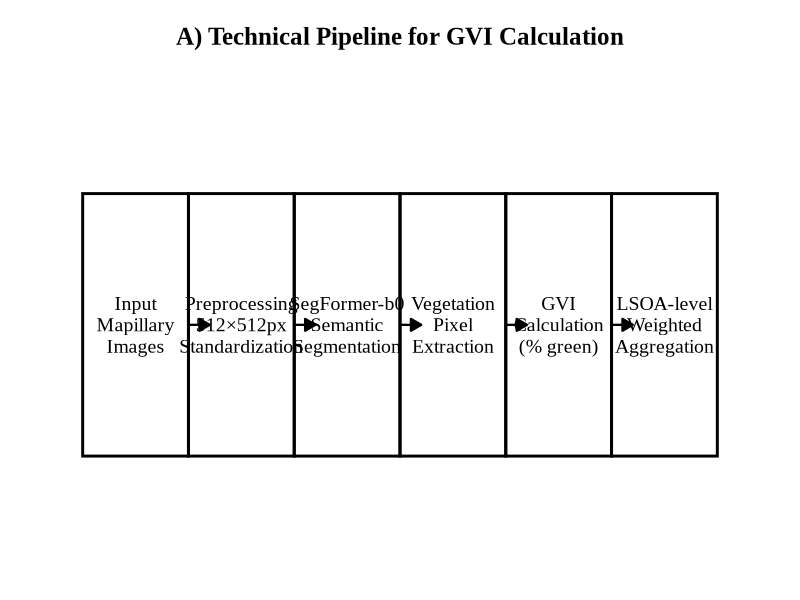
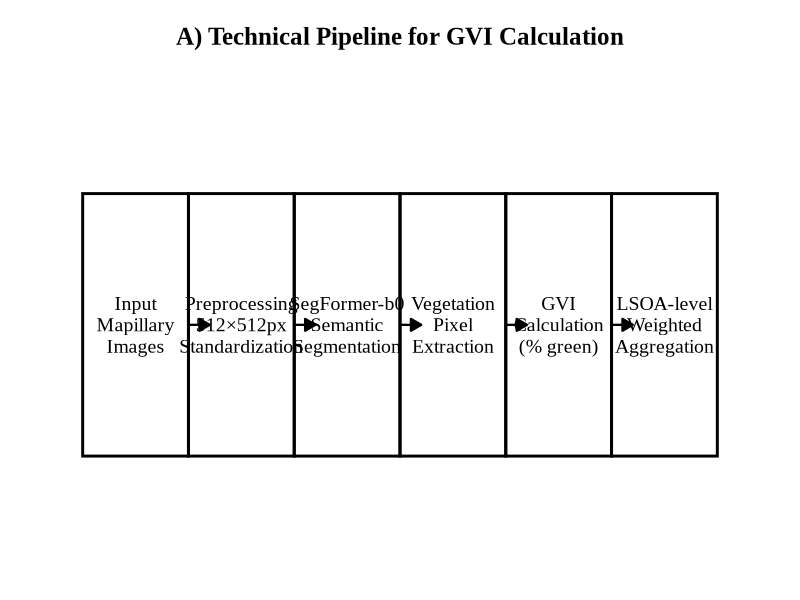

Write the R code that produced these figures, in order.
#!/usr/bin/env Rscript

# =============================================================================
# A) Technical Pipeline for GVI Calculation - Clean Version for Thesis
# =============================================================================

suppressPackageStartupMessages({
  library(ggplot2)
  library(grid)
  library(here)
})

# Output directory
FIG_DIR <- here("figures")
dir.create(FIG_DIR, recursive = TRUE, showWarnings = FALSE)

# Create flowchart
create_pipeline_flowchart <- function() {
  steps <- data.frame(
    x = c(1, 2, 3, 4, 5, 6),
    y = c(1, 1, 1, 1, 1, 1),
    step = c(
      "Input\nMapillary\nImages",
      "Preprocessing\n512×512px\nStandardization", 
      "SegFormer-b0\nSemantic\nSegmentation",
      "Vegetation\nPixel\nExtraction",
      "GVI\nCalculation\n(% green)",
      "LSOA-level\nWeighted\nAggregation"
    )
  )
  
  p_pipeline <- ggplot(steps, aes(x = x, y = y)) +
    # Boxes (no fill)
    geom_rect(aes(xmin = x - 0.5, xmax = x + 0.5, 
                  ymin = y - 0.35, ymax = y + 0.35), 
              fill = NA, color = "black", size = 1) +
    # Text (Times New Roman, black)
    geom_text(aes(label = step), 
              family = "Times New Roman",
              color = "black", fontface = "plain", 
              size = 5, lineheight = 0.9) +
    # Arrows
    geom_segment(data = data.frame(
      x1 = seq(1.5, 5.5, by = 1), 
      x2 = seq(1.7, 5.7, by = 1), 
      y1 = 1, y2 = 1
    ), aes(x = x1, xend = x2, y = y1, yend = y2),
    arrow = arrow(length = unit(0.3, "cm"), type = "closed"),
    size = 0.8, color = "black") +
    # Theme settings
    xlim(0.3, 6.7) +
    ylim(0.4, 1.6) +
    theme_void() +
    labs(title = "A) Technical Pipeline for GVI Calculation") +
    theme(
      plot.title = element_text(
        family = "Times New Roman",
        hjust = 0.5, size = 18, face = "bold", 
        margin = margin(b = 20),
        color = "black"
      ),
      plot.margin = margin(20, 20, 20, 20)
    )
  
  return(p_pipeline)
}

# Save images
save_pipeline <- function() {
  p <- create_pipeline_flowchart()
  ggsave(
    filename = file.path(FIG_DIR, "fig_3_3_pipeline_only.png"),
    plot = p,
    width = 10, height = 3, dpi = 300, bg = "white"
  )
  ggsave(
    filename = file.path(FIG_DIR, "fig_3_3_pipeline_only.pdf"),
    plot = p,
    width = 10, height = 3, bg = "white"
  )
  cat("✓ Flowchart saved to:", FIG_DIR, "\n")
}

# Main run
if (!interactive()) {
  save_pipeline()
}
